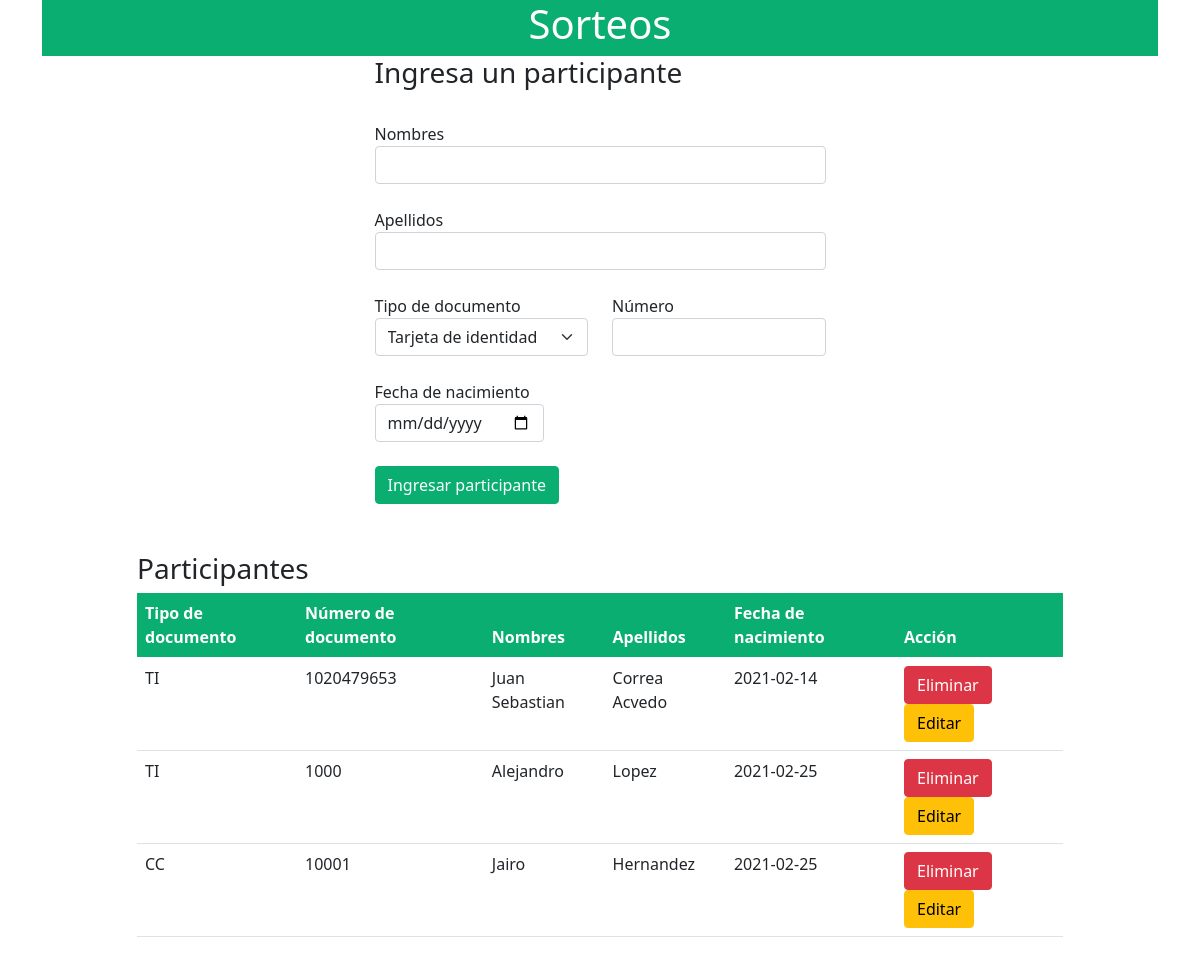
The app's page /, older data.
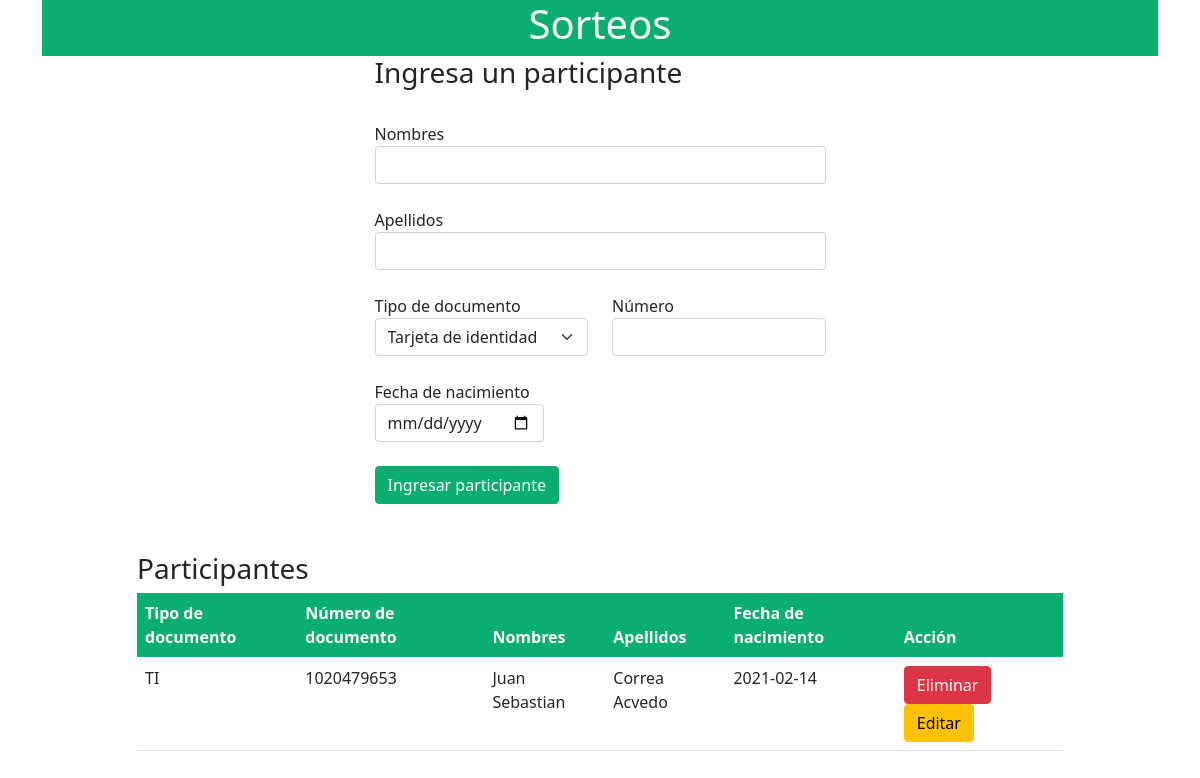
The same page, newer data.
### main.py (models this page shows, shortened)
class Participantes(db.Model):
    tipo_documento = db.Column(db.String(4))
    numero_documento = db.Column(db.String(20), primary_key=True)
    nombres = db.Column(db.String(100))
    apellido =  db.Column(db.String(100))
    fecha_nacimiento = db.Column(db.String(20))
    recibio_premio = db.Column(db.String(2))
    premio = db.Column(db.String(100))

### main.py (the view, shortened to what this page needs)
@app.route('/', methods=['GET', 'POST'])
def inicial():
    participantes = Participantes.query.all()
    return render_template('index.html', participantes = participantes)

### templates/index.html (shortened to what this page needs)
<!DOCTYPE html>
<html lang="en">
<head>
    <link href="https://cdn.jsdelivr.net/npm/bootstrap@5.0.0-beta2/dist/css/bootstrap.min.css" rel="stylesheet">
    <link rel="stylesheet" href="static/style.css">
</head>
<body>
    <div class="container">
            <div class="jumbotron jumbotron-fluid text-center">
                    <h1 >Sorteos</h1>
            </div>
    </div>
    <div class="container cuerpo">
        <div class="row">
            <div class="col-sm-5 mx-auto justify-content-center  ">
                <h3>Ingresa un participante</h3>
                <br>
                <form method="POST">
                    <div class="form-group">
                        <label for="" >Nombres </label>
                        <input type="text" class="form-control" name="nombres" id="nombres">
                    </div>
                    <br>
                    <div class="form-group">
                    <label for="" >Apellidos </label>
                    <input type="text" class="form-control" name="apellidos" id="apellidos">
                    </div>
                    <br>
                    <div class="row ">
                        <div class="col">
                            <label for="" >Tipo de documento </label>
                            <select name="documento" class="form-select" aria-label="Default select example" >
                            <option value="TI">Tarjeta de identidad</option>
                            </select>
                        </div>
                        <div class="col">
                            <div class="form-group">
                            <label for="" >Número </label>
                            <input type="text" class="form-control" name="numero" id="numero">
                            </div>
                            <br>
                        </div>
                    </div>
                    <div class="row">
                        <div class="col-auto">
                            <div class="form-group ">
                                <label for="" >Fecha de nacimiento </label>
                                <input type="date" class="form-control" name="nacimiento" id="nacimiento">
                            </div>
                            <br>
                        </div>
                    </div>
                    <div class="form-group align-items-center">
                    <button type="submit" class="boton btn btn-primary mx-0" >Ingresar participante</button>
                    </div>
                    <br>
                </form>
            </div>
        </div>
        <br>
        <div class="row">
            <div class="col-sm-10 mx-auto justify-content-center  ">
                <h3>Participantes</h3>
                <table class="table tablas" >
                    <thead>
                        <tr class="tableHead">
                            <th scope="col">Tipo de documento</th>
                            <th scope="col">Número de documento</th>
                            <th scope="col">Nombres</th>
                            <th scope="col">Apellidos</th>
                            <th scope="col">Fecha de nacimiento</th>
                            <th scope="col">Acción</th>
                         </tr>
                    </thead>
                    <tbody>
                        {% for participante in participantes %}
                            <tr>
                                <td>{{participante.tipo_documento}}</td>
                                <td>{{participante.numero_documento}}</td>
                                <td>{{participante.nombres}}</td>
                                <td>{{participante.apellido}}</td>
                                <td>{{participante.fecha_nacimiento}}</td>
                                <td>
                                    <a href="/delete/{{participante.numero_documento}}" class="btn btn-danger btn-xs" onclick="return confirm('Quieres eliminar el participante ?')">Eliminar</a>
                                    <button type="button" class="btn btn-warning btn-xs" data-bs-toggle="modal" data-bs-target="#modaledit{{participante.numero_documento}}">Editar</button>
                                </td>
                            </tr>
                        {% endfor %}
                    </tbody>
                </table>
            </div>
        </div>
    </div>
</body>
</html>

### static/style.css (style rules this page uses)
.jumbotron { background-color: #09AE70; align-content: center; color: white; }
.boton { background-color:#09AE70; border-color: #09AE70; }
.tableHead { color:white; background-color:#09AE70; }

Row changes from the older to the newer data that the page shows:
removed Participantes: tipo_documento "TI", numero_documento "1000", nombres "Alejandro", apellido "Lopez", fecha_nacimiento "2021-02-25"
removed Participantes: tipo_documento "CC", numero_documento "10001", nombres "Jairo", apellido "Hernandez", fecha_nacimiento "2021-02-25"
